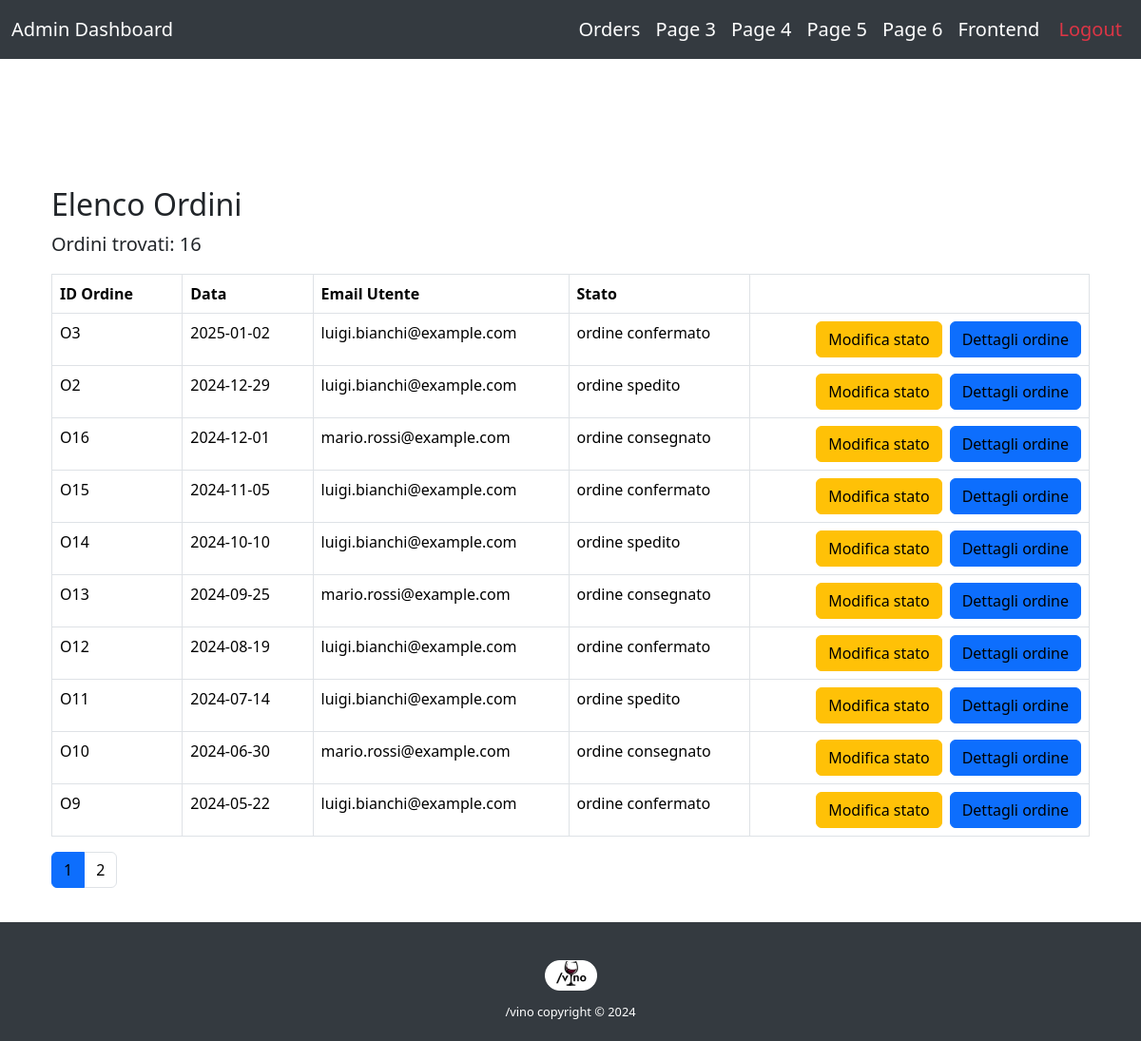
The page /OrderManager.php (signed in) on the database as committed earlier.
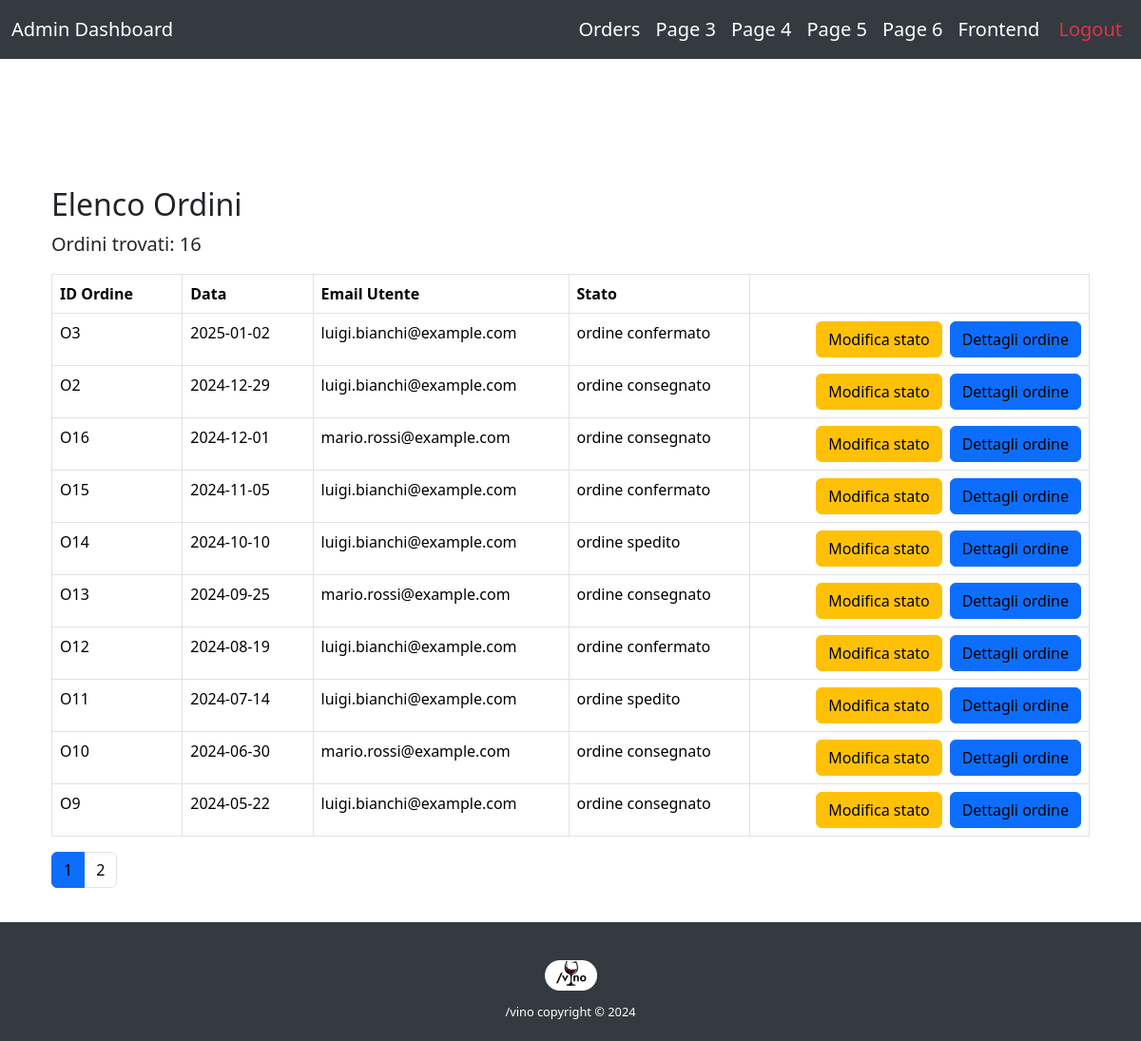
The same page on the database as committed later.
### tables this page shows
create table ORDINE (
     ID_Ordine varchar(10) not null,
     Data date not null,
     Stato numeric(1) not null,
     ID_Metodo varchar(10) not null,
     Email varchar(100) not null,
     ID_Indirizzo varchar(10) not null,
     primary key (ID_Ordine));

### OrderManager.php (called while the page is built, shortened)
<?php
require_once("bootstrapt.php");
require("template/base-operatore.php");
?>

### db/database.php (called while the page is built, shortened)
<?php
class VinoDatabase {
    private $pdo;
    public function __construct() {
        try {
            $this->pdo = new PDO("mysql:host=localhost;dbname=vino", "root", "");
            $this->pdo->setAttribute(PDO::ATTR_ERRMODE, PDO::ERRMODE_EXCEPTION);
        } catch (PDOException $e) {
            die("Connection failed: " . $e->getMessage());
        }
    }
    public function getOrdersPaginated($limit, $offset) {
            $sql = "
            SELECT *
            FROM ORDINE
            ORDER BY Data DESC
            LIMIT :limit OFFSET :offset
        ";
        $stmt = $this->pdo->prepare($sql);
        $stmt->bindValue(':limit',  (int)$limit,  PDO::PARAM_INT);
        $stmt->bindValue(':offset', (int)$offset, PDO::PARAM_INT);
        $stmt->execute();
        return $stmt->fetchAll(PDO::FETCH_ASSOC);
    }
    public function getTotalOrderCount() {
        $sql = "SELECT COUNT(*) AS total_orders FROM ORDINE";
        $stmt = $this->pdo->prepare($sql);
        $stmt->execute();
        return $stmt->fetchColumn();
    }
}
?>

### bootstrapt.php (called while the page is built, shortened)
<?php
require_once("db/database.php");
$db = new VinoDatabase();
?>

### template/orderManager-template.php (the view, shortened to what this page needs)
<?php
$page = isset($_GET['page']) ? (int)$_GET['page'] : 1;
$perPage = 10;
$offset = ($page - 1) * $perPage;
$totalOrders = $db->getTotalOrderCount();
$totalPages = ceil($totalOrders / $perPage);
$ordini = $db->getOrdersPaginated($perPage, $offset);
?>
<div class="container">
  <h2 class="mt-3">Elenco Ordini</h2>
  <?php if ($totalOrders > 0): ?>
    <p>Ordini trovati: <?php echo $totalOrders; ?></p>
    <div class="table-responsive">
      <table class="table table-bordered" id="order-table">
        <thead>
          <tr>
            <th style="width: 15ch;">ID Ordine</th>
            <th style="width: 15ch;">Data</th>
            <th>Email Utente</th>
            <th>Stato</th>
            <th></th>
          </tr>
        </thead>
        <tbody>
          <?php foreach ($ordini as $ordine): ?>
            <?php
              switch ($ordine['Stato']) {
                case '0':
                  $statoTesto = "ordine confermato";
                  break;
                case '1':
                  $statoTesto = "ordine spedito";
                  break;
                case '2':
                  $statoTesto = "ordine consegnato";
                  break;
              }
            ?>
            <tr id="ordine-<?php echo htmlspecialchars($ordine['ID_Ordine']); ?>">
              <td><?php echo htmlspecialchars($ordine['ID_Ordine']); ?></td>
              <td><?php echo htmlspecialchars($ordine['Data']); ?></td>
              <td><?php echo htmlspecialchars($ordine['Email']); ?></td>
              <td class="stato-ordine"><?php echo htmlspecialchars($statoTesto); ?></td>
              <td class="text-end">
                <div class="d-inline-flex gap-2">
                  <button class="btn btn-warning btn-cambia-stato" data-id="<?php echo htmlspecialchars($ordine['ID_Ordine']); ?>">
                    Modifica stato
                  </button>
                  <a href="orderdetailsadmin.php?id=<?php echo urlencode($ordine['ID_Ordine']); ?>" class="btn btn-primary">
                    Dettagli ordine
                  </a>
                </div>
              </td>
            </tr>
          <?php endforeach; ?>
        </tbody>
      </table>
    </div>
    <nav>
      <ul class="pagination">
        <?php for ($i = 1; $i <= $totalPages; $i++): ?>
          <?php $active = ($i === $page) ? 'active' : ''; ?>
          <li class="page-item <?php echo $active; ?>">
            <a class="page-link" href="?page=<?php echo $i; ?>">
              <?php echo $i; ?>
            </a>
          </li>
        <?php endfor; ?>
      </ul>
    </nav>
  <?php else: ?>
    <p>Nessun ordine presente.</p>
  <?php endif; ?>
</div>

### template/base-operatore.php (shortened to what this page needs)
<!DOCTYPE html>
<html lang="<?php $linguaAttuale ?>">
  <head>
    <link rel="stylesheet" href="css/style.css" />
    <link rel="stylesheet" href="https://cdn.jsdelivr.net/npm/bootstrap-icons/font/bootstrap-icons.css" />
    <link href="https://cdn.jsdelivr.net/npm/bootstrap@5.3.3/dist/css/bootstrap.min.css" rel="stylesheet" />
  </head>
  <body class="d-flex flex-column min-vh-100">
    <header class="fixed-top">
      <nav class="navbar navbar-expand-lg" style="background-color: #343a40;">
        <div class="container-fluid">
          <a class="navbar-brand text-white" href="#">Admin Dashboard</a>
          <div class="collapse navbar-collapse" id="navbarNav">
            <ul class="navbar-nav ms-auto">
              <li class="nav-item">
                <a class="nav-link text-white" href="OrderManager.php">Orders</a>
              </li>
              <li class="nav-item">
                <a class="nav-link text-white" href="page3.php">Page 3</a>
              </li>
              <li class="nav-item">
                <a class="nav-link text-white" href="page4.php">Page 4</a>
              </li>
              <li class="nav-item">
                <a class="nav-link text-white" href="page5.php">Page 5</a>
              </li>
              <li class="nav-item">
                <a class="nav-link text-white" href="page6.php">Page 6</a>
              </li>
              <li class="nav-item">
                <a class="nav-link text-white" href="index.php">Frontend</a>
              </li>
              <li class="nav-item">
                <a class="nav-link text-danger" href="logout.php">Logout</a>
              </li>
            </ul>
          </div>
        </div>
      </nav>
    </header>
    <main class="flex-grow-1">
      <div class="container">
        <?php require($templateParams["nome"]); ?>
      </div>
    </main>
    <footer class="text-white py-4 custom-footer mt-auto" style="background-color: #343a40;">
      <div class="container">
        <div class="row text-center mt-3">
          <div class="col">
            <img src="resources/img/logoWeb.png" alt="Logo" class="img-fluid logo-footer" />
            <p class="mt-2">/vino copyright © 2024</p>
          </div>
        </div>
      </div>
    </footer>
  </body>
</html>

### css/style.css (style rules this page uses)
body { margin: 0; padding: 0; width: 100%; height: 100%; }
a { text-decoration: none !important; color: #000 !important; }
.text-danger { margin-left: 4px; }
footer { background-color: #54072a; color: white; padding: 20px 15px; font-size: 0.5rem; line-height: 1; }
footer .row { display: flex; justify-content: space-around; flex-wrap: wrap; }
footer p { font-size: 0.8rem; margin: 0; }
.logo-footer { width: 55px; margin-bottom: 8px; }
.navbar { background-color: #fff; }
main { margin-top: 135px; margin-bottom: 20px; }
@media (min-width: 993px) { .navbar { background-color: #54072a; } }
@media (min-width: 993px) { .navbar .container-fluid { display: flex; align-items: center; justify-content: space-between; } }
@media (min-width: 993px) { main { margin-top: 180px; margin-bottom: 20px; } }
@media (min-width: 993px) { p, ul > li { font-size: 1.25rem; } }

Rows that differ between the two databases and show on the page:
changed ordine "O2": Stato "ordine spedito" → "ordine consegnato"
changed ordine "O9": Stato "ordine confermato" → "ordine consegnato"
